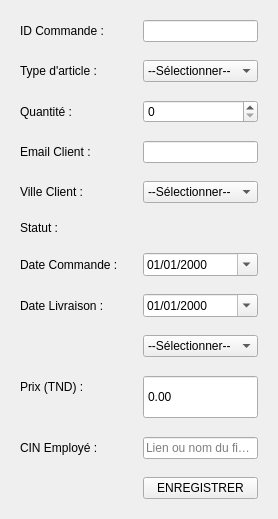
        <widget class="QWidget" name="page_add">
         <layout class="QVBoxLayout" name="pageAddLayout">
          <item>
           <widget class="QFrame" name="form_container">
            <layout class="QFormLayout" name="addForm">
             <property name="horizontalSpacing">
              <number>25</number>
             </property>
             <property name="verticalSpacing">
              <number>18</number>
             </property>
             <item row="0" column="0">
              <widget class="QLabel" name="label">
               <property name="text">
                <string>ID Commande :</string>
               </property>
              </widget>
             </item>
             <item row="0" column="1">
              <widget class="QLineEdit" name="le_id"/>
             </item>
             <item row="1" column="0">
              <widget class="QLabel" name="label">
               <property name="text">
                <string>Type d'article :</string>
               </property>
              </widget>
             </item>
             <item row="1" column="1">
              <widget class="QComboBox" name="cb_article_type">
               <item>
                <property name="text">
                 <string>--Sélectionner--</string>
                </property>
               </item>
               <item>
                <property name="text">
                 <string>Sac à main</string>
                </property>
               </item>
               <item>
                <property name="text">
                 <string>Veste en cuir</string>
                </property>
               </item>
               <item>
                <property name="text">
                 <string>Chaussures</string>
                </property>
               </item>
               <item>
                <property name="text">
                 <string>Ceinture</string>
                </property>
               </item>
               <item>
                <property name="text">
                 <string>Portefeuille</string>
                </property>
               </item>
              </widget>
             </item>
             <item row="2" column="0">
              <widget class="QLabel" name="label">
               <property name="text">
                <string>Quantité :</string>
               </property>
              </widget>
             </item>
             <item row="2" column="1">
              <widget class="QSpinBox" name="sb_order_qty">
               <property name="maximum">
                <number>1000000</number>
               </property>
              </widget>
             </item>
             <item row="3" column="0">
              <widget class="QLabel" name="label">
               <property name="text">
                <string>Email Client :</string>
               </property>
              </widget>
             </item>
             <item row="3" column="1">
              <widget class="QLineEdit" name="le_client_email"/>
             </item>
             <item row="4" column="0">
              <widget class="QLabel" name="label">
               <property name="text">
                <string>Ville Client :</string>
               </property>
              </widget>
             </item>
             <item row="4" column="1">
              <widget class="QComboBox" name="cb_client_city">
               <item>
                <property name="text">
                 <string>--Sélectionner--</string>
                </property>
               </item>
               <item>
                <property name="text">
                 <string>Tunis</string>
                </property>
               </item>
               <item>
                <property name="text">
                 <string>Ariana</string>
                </property>
               </item>
               <item>
                <property name="text">
                 <string>Ben Arous</string>
                </property>
               </item>
               <item>
                <property name="text">
                 <string>Manouba</string>
                </property>
               </item>
               <item>
                <property name="text">
                 <string>Nabeul</string>
                </property>
               </item>
               <item>
                <property name="text">
                 <string>Zaghouan</string>
                </property>
               </item>
               <item>
                <property name="text">
                 <string>Bizerte</string>
                </property>
               </item>
               <item>
                <property name="text">
                 <string>Béja</string>
                </property>
               </item>
               <item>
                <property name="text">
                 <string>Jendouba</string>
                </property>
               </item>
               <item>
                <property name="text">
                 <string>Le Kef</string>
                </property>
               </item>
               <item>
                <property name="text">
                 <string>Siliana</string>
                </property>
               </item>
               <item>
                <property name="text">
                 <string>Kairouan</string>
                </property>
               </item>
               <item>
                <property name="text">
                 <string>Kasserine</string>
                </property>
               </item>
               <item>
                <property name="text">
                 <string>Sidi Bouzid</string>
                </property>
               </item>
               <item>
                <property name="text">
                 <string>Sousse</string>
                </property>
               </item>
               <item>
                <property name="text">
                 <string>Monastir</string>
                </property>
               </item>
               <item>
                <property name="text">
                 <string>Mahdia</string>
                </property>
               </item>
               <item>
                <property name="text">
                 <string>Sfax</string>
                </property>
               </item>
               <item>
                <property name="text">
                 <string>Gabès</string>
                </property>
               </item>
               <item>
                <property name="text">
                 <string>Médenine</string>
                </property>
               </item>
               <item>
                <property name="text">
                 <string>Tataouine</string>
                </property>
               </item>
               <item>
                <property name="text">
                 <string>Gafsa</string>
                </property>
               </item>
               <item>
                <property name="text">
                 <string>Tozeur</string>
                </property>
               </item>
               <item>
                <property name="text">
                 <string>Kébili</string>
                </property>
               </item>
              </widget>
             </item>
             <item row="5" column="0">
              <widget class="QLabel" name="label">
               <property name="text">
                <string>Statut :</string>
               </property>
              </widget>
             </item>
             <item row="6" column="0">
              <widget class="QLabel" name="label">
               <property name="text">
                <string>Date Commande :</string>
               </property>
              </widget>
             </item>
             <item row="6" column="1">
              <widget class="QDateEdit" name="de_date">
               <property name="displayFormat">
                <string>dd/MM/yyyy</string>
               </property>
               <property name="calendarPopup">
                <bool>true</bool>
               </property>
              </widget>
             </item>
             <item row="7" column="0">
              <widget class="QLabel" name="label">
               <property name="text">
                <string>Date Livraison :</string>
               </property>
              </widget>
             </item>
             <item row="7" column="1">
              <widget class="QDateEdit" name="de_date_delivery">
               <property name="displayFormat">
                <string>dd/MM/yyyy</string>
               </property>
               <property name="calendarPopup">
                <bool>true</bool>
               </property>
              </widget>
             </item>
             <item row="9" column="0">
              <widget class="QLabel" name="label">
               <property name="text">
                <string>Prix (TND) :</string>
               </property>
              </widget>
             </item>
             <item row="9" column="1">
              <widget class="QDoubleSpinBox" name="dsb_price">
                 <property name="minimumSize">
                  <size>
                   <width>0</width>
                   <height>44</height>
                  </size>
                 </property>
                 <property name="maximumSize">
                  <size>
                   <width>16777215</width>
                   <height>44</height>
                  </size>
                 </property>
                 <property name="buttonSymbols">
                  <enum>QAbstractSpinBox::NoButtons</enum>
                 </property>
               <property name="maximum">
                <double>100000000.000000000000000</double>
               </property>
              </widget>
             </item>
             <item row="10" column="0">
              <widget class="QLabel" name="label">
               <property name="text">
                <string>CIN Employé :</string>
               </property>
              </widget>
             </item>
             <item row="10" column="1">
              <widget class="QLineEdit" name="le_proof">
               <property name="placeholderText">
                <string>Lien ou nom du fichier...</string>
               </property>
              </widget>
             </item>
             <item row="11" column="1">
              <widget class="QPushButton" name="btn_valider">
               <property name="text">
                <string>ENREGISTRER</string>
               </property>
              </widget>
             </item>
             <item row="8" column="1">
              <widget class="QComboBox" name="cb_status">
               <item>
                <property name="text">
                 <string>--Sélectionner--</string>
                </property>
               </item>
               <item>
                <property name="text">
                 <string>En attente</string>
                </property>
               </item>
               <item>
                <property name="text">
                 <string>Validé</string>
                </property>
               </item>
               <item>
                <property name="text">
                 <string>Expédié</string>
                </property>
               </item>
               <item>
                <property name="text">
                 <string>Livré</string>
                </property>
               </item>
              </widget>
             </item>
            </layout>
           </widget>
          </item>
          <item>
           <spacer name="vSpacerAdd">
            <property name="orientation">
             <enum>Qt::Orientation::Vertical</enum>
            </property>
            <property name="sizeHint" stdset="0">
             <size>
              <width>0</width>
              <height>0</height>
             </size>
            </property>
           </spacer>
          </item>
         </layout>
        </widget>
